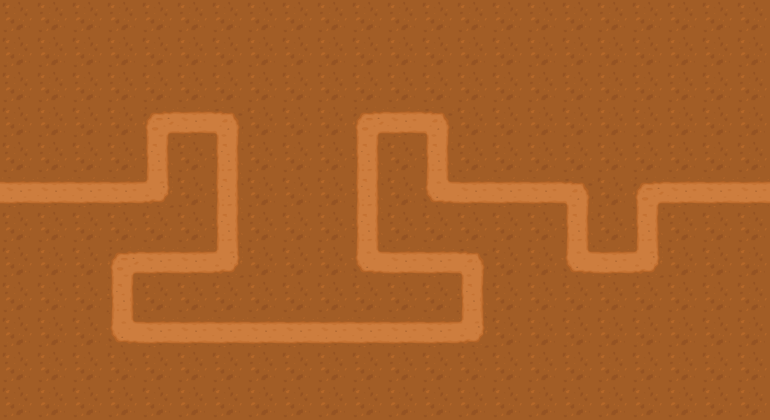

A level layout from a 2D game, rendered from its tile map. Below: a short description, then the map file with tile-grid data replaced by summaries:
An orthogonal 22x12 tile map with 35x35 px tiles, 2 tile layers (background, collision), 2 tilesets and 103 objects.

<map version="1.0" tiledversion="2017.06.27" orientation="orthogonal" renderorder="right-down" width="22" height="12" tilewidth="35" tileheight="35" nextobjectid="112">
 <tileset firstgid="1" name="tiles_spritesheet" tilewidth="35" tileheight="35" spacing="1" tilecount="156" columns="12">
  <image source="../tiles/tiles_spritesheet.png" width="432" height="468" />
 </tileset>
 <tileset firstgid="157" name="2dTopDownTileSet" tilewidth="35" tileheight="35" spacing="1" tilecount="361" columns="19">
  <image source="../tiles/2dTopDownTileSet.png" width="683" height="683" />
 </tileset>
 <layer name="background" width="22" height="12">
  <data>[264 cells, 213 non-empty, 8 distinct tile ids]</data>
 </layer>
 <layer name="collision" width="22" height="12">
  <properties>
   <property name="collision" value="true" />
  </properties>
  <data>[264 cells, 210 non-empty, 1 distinct tile ids]</data>
 </layer>
 <objectgroup name="objects">
  <object id="6" gid="105" x="280" y="105" width="35" height="35" />
  <object id="8" gid="105" x="280" y="280" width="35" height="35" />
  <object id="9" gid="105" x="70" y="175" width="35" height="35" />
  <object id="10" gid="108" x="35" y="210" width="35" height="35" />
  <object id="12" gid="105" x="665" y="140" width="35" height="35" />
  <object id="13" gid="105" x="525" y="140" width="35" height="35" />
  <object id="14" gid="105" x="595" y="350" width="35" height="35" />
  <object id="15" gid="64" x="35" y="176" width="35" height="35" />
  <object id="16" gid="64" x="69" y="140" width="35" height="35" />
  <object id="17" gid="64" x="102" y="103" width="35" height="35" />
  <object id="18" gid="64" x="137" y="74" width="35" height="35" />
  <object id="19" gid="64" x="175" y="35" width="35" height="35" />
  <object id="20" gid="64" x="27" y="306" width="35" height="35" />
  <object id="21" gid="64" x="68" y="352" width="35" height="35" />
  <object id="22" gid="64" x="107" y="386" width="35" height="35" />
  <object id="23" gid="64" x="137" y="422" width="35" height="35" />
  <object id="24" gid="64" x="99" y="419" width="35" height="35" />
  <object id="25" gid="64" x="67" y="387" width="35" height="35" />
  <object id="26" gid="64" x="33" y="346" width="35" height="35" />
  <object id="27" gid="64" x="31" y="386" width="35" height="35" />
  <object id="28" gid="64" x="27" y="420" width="35" height="35" />
  <object id="29" gid="64" x="66" y="414" width="35" height="35" />
  <object id="30" gid="64" x="3" y="286" width="35" height="35" />
  <object id="31" gid="64" x="0" y="249" width="35" height="35" />
  <object id="32" gid="64" x="-6" y="318" width="35" height="35" />
  <object id="33" gid="64" x="-4" y="355" width="35" height="35" />
  <object id="34" gid="64" x="-5" y="381" width="35" height="35" />
  <object id="35" gid="64" x="-9" y="423" width="35" height="35" />
  <object id="36" gid="64" x="736" y="249" width="35" height="35" />
  <object id="37" gid="64" x="696" y="284" width="35" height="35" />
  <object id="38" gid="64" x="668" y="312" width="35" height="35" />
  <object id="39" gid="64" x="630" y="349" width="35" height="35" />
  <object id="40" gid="64" x="587" y="387" width="35" height="35" />
  <object id="41" gid="64" x="560" y="420" width="35" height="35" />
  <object id="42" gid="64" x="595" y="425" width="35" height="35" />
  <object id="43" gid="64" x="636" y="388" width="35" height="35" />
  <object id="44" gid="64" x="668" y="347" width="35" height="35" />
  <object id="45" gid="64" x="661" y="389" width="35" height="35" />
  <object id="46" gid="64" x="665" y="421" width="35" height="35" />
  <object id="47" gid="64" x="628" y="415" width="35" height="35" />
  <object id="48" gid="64" x="701" y="384" width="35" height="35" />
  <object id="49" gid="64" x="697" y="424" width="35" height="35" />
  <object id="50" gid="64" x="733" y="421" width="35" height="35" />
  <object id="51" gid="64" x="731" y="385" width="35" height="35" />
  <object id="52" gid="64" x="731" y="350" width="35" height="35" />
  <object id="53" gid="64" x="734" y="313" width="35" height="35" />
  <object id="54" gid="64" x="733" y="276" width="35" height="35" />
  <object id="55" gid="64" x="697" y="315" width="35" height="35" />
  <object id="56" gid="64" x="696" y="352" width="35" height="35" />
  <object id="57" gid="64" x="1" y="170" width="35" height="35" />
  <object id="58" gid="64" x="6" y="141" width="35" height="35" />
  <object id="59" gid="64" x="-2" y="108" width="35" height="35" />
  <object id="60" gid="64" x="2" y="74" width="35" height="35" />
  <object id="61" gid="64" x="2" y="35" width="35" height="35" />
  <object id="62" gid="64" x="35" y="42" width="35" height="35" />
  <object id="63" gid="64" x="40" y="71" width="35" height="35" />
  <object id="64" gid="64" x="31" y="107" width="35" height="35" />
  <object id="65" gid="64" x="32" y="142" width="35" height="35" />
  <object id="66" gid="64" x="70" y="104" width="35" height="35" />
  <object id="67" gid="64" x="77" y="67" width="35" height="35" />
  <object id="68" gid="64" x="69" y="39" width="35" height="35" />
  <object id="69" gid="64" x="106" y="41" width="35" height="35" />
  <object id="70" gid="64" x="141" y="31" width="35" height="35" />
  <object id="71" gid="64" x="97" y="73" width="35" height="35" />
  <object id="72" gid="64" x="740" y="178" width="35" height="35" />
  <object id="73" gid="64" x="701" y="141" width="35" height="35" />
  <object id="74" gid="64" x="660" y="105" width="35" height="35" />
  <object id="75" gid="64" x="630" y="72" width="35" height="35" />
  <object id="76" gid="64" x="588" y="31" width="35" height="35" />
  <object id="77" gid="64" x="627" y="33" width="35" height="35" />
  <object id="78" gid="64" x="663" y="39" width="35" height="35" />
  <object id="79" gid="64" x="662" y="74" width="35" height="35" />
  <object id="80" gid="64" x="701" y="72" width="35" height="35" />
  <object id="81" gid="64" x="698" y="98" width="35" height="35" />
  <object id="82" gid="64" x="733" y="107" width="35" height="35" />
  <object id="83" gid="64" x="732" y="144" width="35" height="35" />
  <object id="84" gid="64" x="731" y="69" width="35" height="35" />
  <object id="85" gid="64" x="727" y="35" width="35" height="35" />
  <object id="86" gid="64" x="695" y="28" width="35" height="35" />
  <object id="87" gid="64" x="206" y="38" width="35" height="35" />
  <object id="88" gid="64" x="244" y="37" width="35" height="35" />
  <object id="89" gid="64" x="278" y="35" width="35" height="35" />
  <object id="90" gid="64" x="315" y="36" width="35" height="35" />
  <object id="91" gid="64" x="347" y="40" width="35" height="35" />
  <object id="92" gid="64" x="383" y="36" width="35" height="35" />
  <object id="93" gid="64" x="421" y="38" width="35" height="35" />
  <object id="94" gid="64" x="454" y="34" width="35" height="35" />
  <object id="95" gid="64" x="489" y="34" width="35" height="35" />
  <object id="96" gid="64" x="523" y="36" width="35" height="35" />
  <object id="97" gid="64" x="559" y="32" width="35" height="35" />
  <object id="98" gid="64" x="525" y="424" width="35" height="35" />
  <object id="99" gid="64" x="489" y="423" width="35" height="35" />
  <object id="100" gid="64" x="453" y="419" width="35" height="35" />
  <object id="101" gid="64" x="416" y="423" width="35" height="35" />
  <object id="102" gid="64" x="383" y="418" width="35" height="35" />
  <object id="103" gid="64" x="351" y="420" width="35" height="35" />
  <object id="104" gid="64" x="310" y="417" width="35" height="35" />
  <object id="105" gid="64" x="273" y="418" width="35" height="35" />
  <object id="106" gid="64" x="242" y="421" width="35" height="35" />
  <object id="107" gid="64" x="211" y="421" width="35" height="35" />
  <object id="108" gid="64" x="181" y="422" width="35" height="35" />
  </objectgroup>
</map>
<!-- 2 of 103 objects omitted -->
